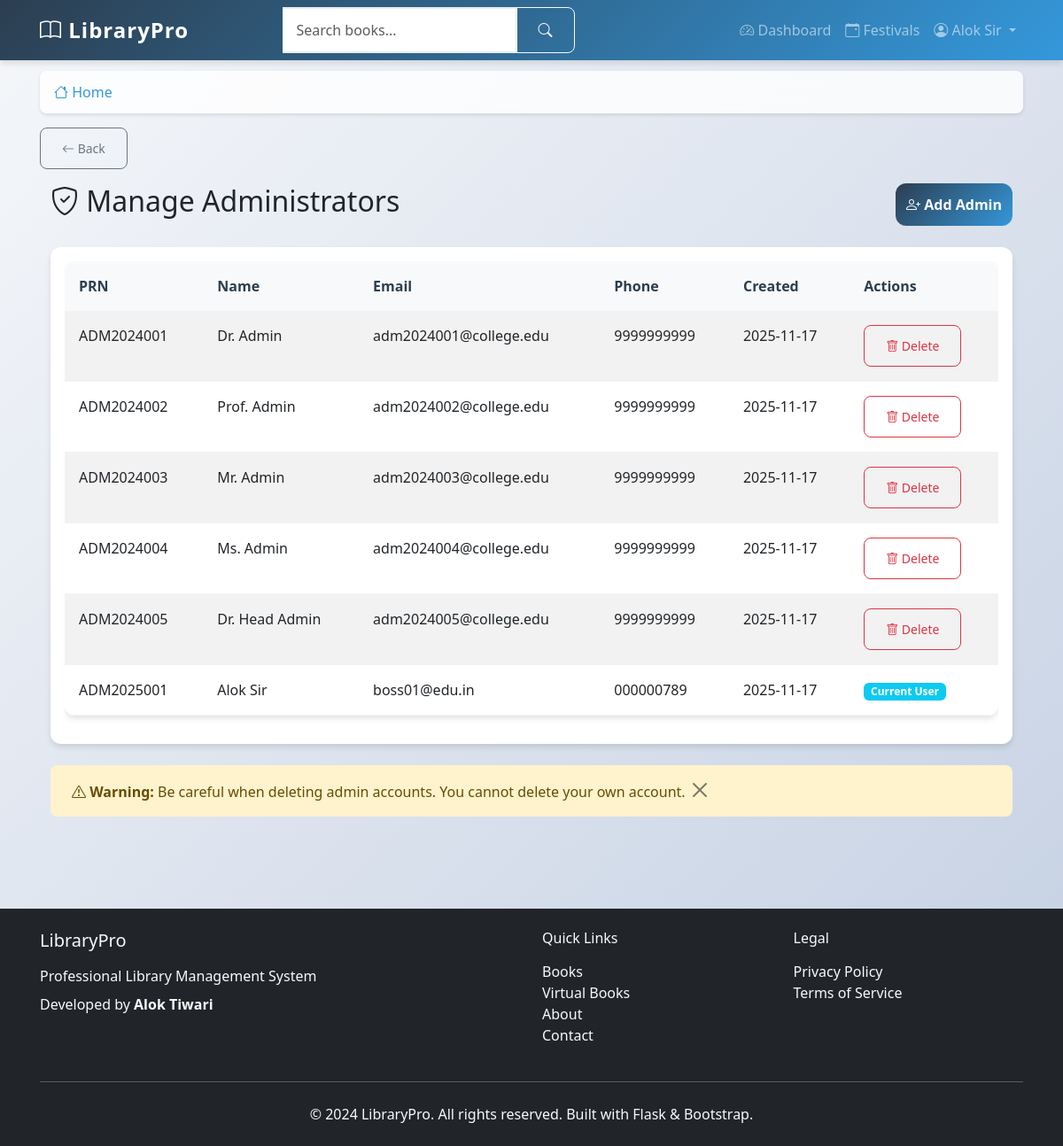
/manage-admins (signed in), run on the app's committed database.
### app/models.py (models this page shows, shortened)
class User(UserMixin, db.Model):
    id = db.Column(db.Integer, primary_key=True)
    prn_number = db.Column(db.String(20), unique=True, nullable=False)
    username = db.Column(db.String(80), unique=True, nullable=False)
    email = db.Column(db.String(120), unique=True, nullable=False)
    name = db.Column(db.String(100), nullable=False)
    mother_name = db.Column(db.String(100), nullable=False)
    dob = db.Column(db.String(10), nullable=False)  # Format: DDMMYYYY
    phone = db.Column(db.String(15), nullable=True)
    address = db.Column(db.Text, nullable=True)
    password_hash = db.Column(db.String(255), nullable=False)
    role = db.Column(db.String(20), nullable=False, default='student')
    year = db.Column(db.String(10), nullable=True)  # 1st, 2nd, 3rd, 4th, 5th
    course = db.Column(db.String(50), nullable=True)  # BSC IT, BSC CS, etc.
    total_books_borrowed = db.Column(db.Integer, default=0)
    total_extension_requests = db.Column(db.Integer, default=0)
    library_hours_this_month = db.Column(db.Float, default=0.0)
    library_hours_this_year = db.Column(db.Float, default=0.0)
    created_at = db.Column(db.DateTime, default=datetime.utcnow)
    updated_at = db.Column(db.DateTime, default=datetime.utcnow, onupdate=datetime.utcnow)
    loans = db.relationship('Loan', backref='borrower', lazy='dynamic')
    library_sessions = db.relationship('LibrarySession', backref='user', lazy='dynamic')

### app/main/routes.py (the view)
@bp.route('/manage-admins')
@login_required
def manage_admins():
    if current_user.role != 'admin':
        flash('Access denied.', 'danger')
        return redirect(url_for('main.dashboard'))
    admins = User.query.filter_by(role='admin').all()
    return render_template('main/manage_admins.html', title='Manage Admins', admins=admins)

### app/__init__.py (called while the page is built)
def create_app():
    app = Flask(__name__)
    app.config.from_object(Config)
    db.init_app(app)
    migrate.init_app(app, db)
    login.init_app(app)
    login.login_view = 'auth.student_login'
    login.login_message = 'Please log in to access this page.'
    login.login_message_category = 'info'
    from app.auth import bp as auth_bp
    app.register_blueprint(auth_bp, url_prefix='/auth')
    from app.main import bp as main_bp
    app.register_blueprint(main_bp)
    from app.models import User
    @login.user_loader
    def load_user(user_id):
        return User.query.get(int(user_id))
    return app

### app/templates/main/manage_admins.html (shortened to what this page needs)
{% extends "base.html" %}
{% block content %}
<div class="container-fluid">
    <div class="row">
        <div class="col-12">
            <div class="d-flex justify-content-between align-items-center mb-4">
                <h2><i class="bi bi-shield-check"></i> Manage Administrators</h2>
                <a href="{{ url_for('main.add_admin') }}" class="btn btn-primary">
                    <i class="bi bi-person-plus"></i> Add Admin
                </a>
            </div>
            <div class="card">
                <div class="card-body">
                    <div class="table-responsive">
                        <table class="table table-striped">
                            <thead>
                                <tr>
                                    <th>PRN</th>
                                    <th>Name</th>
                                    <th>Email</th>
                                    <th>Phone</th>
                                    <th>Created</th>
                                    <th>Actions</th>
                                </tr>
                            </thead>
                            <tbody>
                                {% for admin in admins %}
                                <tr>
                                    <td>{{ admin.prn_number }}</td>
                                    <td>{{ admin.name }}</td>
                                    <td>{{ admin.email }}</td>
                                    <td>{{ admin.phone or 'N/A' }}</td>
                                    <td>{{ admin.created_at.strftime('%Y-%m-%d') if admin.created_at else 'N/A' }}</td>
                                    <td>
                                        {% if admin.id != current_user.id %}
                                        <button class="btn btn-sm btn-outline-danger"
                                                onclick="confirmDelete({{ admin.id }}, '{{ admin.name }}')">
                                            <i class="bi bi-trash"></i> Delete
                                        </button>
                                        {% else %}
                                        <span class="badge bg-info">Current User</span>
                                        {% endif %}
                                    </td>
                                </tr>
                                {% endfor %}
                            </tbody>
                        </table>
                    </div>
                </div>
            </div>
            <div class="alert alert-warning mt-4">
                <i class="bi bi-exclamation-triangle"></i>
                <strong>Warning:</strong> Be careful when deleting admin accounts. You cannot delete your own account.
            </div>
        </div>
    </div>
</div>
{% endblock %}

### app/templates/base.html (shortened to what this page needs)
<!DOCTYPE html>
<html lang="en">
<head>
    <link href="https://cdn.jsdelivr.net/npm/bootstrap@5.3.0/dist/css/bootstrap.min.css" rel="stylesheet">
    <link rel="stylesheet" href="https://cdn.jsdelivr.net/npm/bootstrap-icons@1.10.0/font/bootstrap-icons.css">
    <link rel="stylesheet" href="{{ url_for('static', filename='css/style.css') }}">
    <link rel="stylesheet" href="{{ url_for('static', filename='css/modern.css') }}">
</head>
<body>
    <nav class="navbar navbar-expand-lg navbar-dark bg-primary fixed-top">
        <div class="container">
            <a class="navbar-brand fw-bold" href="{{ url_for('main.index') }}">
                <i class="bi bi-book"></i> LibraryPro
            </a>
            <div class="collapse navbar-collapse" id="navbarNav">
                {% if current_user.is_authenticated %}
                <form class="d-flex mx-auto" method="GET" action="{{ url_for('main.search') }}">
                    <div class="input-group">
                        <input class="form-control" type="search" name="q" placeholder="Search books..."
                               value="{{ request.args.get('q', '') }}">
                        <button class="btn btn-outline-light" type="submit">
                            <i class="bi bi-search"></i>
                        </button>
                    </div>
                </form>
                <ul class="navbar-nav ms-auto">
                    <li class="nav-item">
                        <a class="nav-link" href="{{ url_for('main.dashboard') }}">
                            <i class="bi bi-speedometer2"></i> Dashboard
                        </a>
                    </li>
                    <li class="nav-item">
                        <a class="nav-link" href="{{ url_for('main.festivals') }}">
                            <i class="bi bi-calendar-event"></i> Festivals
                        </a>
                    </li>
                    <li class="nav-item dropdown">
                        <a class="nav-link dropdown-toggle" href="#" role="button" data-bs-toggle="dropdown">
                            <i class="bi bi-person-circle"></i> {{ current_user.name }}
                        </a>
                    </li>
                </ul>
                {% endif %}
            </div>
        </div>
    </nav>
    <main class="main-content">
        <div class="container">
            {% if current_user.is_authenticated %}
            <nav aria-label="breadcrumb" class="mb-3">
                <ol class="breadcrumb">
                    <li class="breadcrumb-item">
                        <a href="{{ url_for('main.index') }}"><i class="bi bi-house"></i> Home</a>
                    </li>
                </ol>
            </nav>
            {% endif %}
            {% if current_user.is_authenticated and request.endpoint not in ['main.index', 'main.dashboard', 'main.student_dashboard', 'main.admin_dashboard'] %}
            <div class="mb-3">
                <button onclick="goBack()" class="btn btn-outline-secondary btn-sm">
                    <i class="bi bi-arrow-left"></i> Back
                </button>
            </div>
            {% endif %}
            {% block content %}{% endblock %}
        </div>
    </main>
    <footer class="bg-dark text-light py-4 mt-5">
        <div class="container">
            <div class="row">
                <div class="col-md-6">
                    <h5 class="mb-3">LibraryPro</h5>
                    <p class="mb-2">Professional Library Management System</p>
                    <p class="mb-0">Developed by <strong>Alok Tiwari</strong></p>
                </div>
                <div class="col-md-3">
                    <h6 class="mb-3">Quick Links</h6>
                    <ul class="list-unstyled">
                        <li><a href="{{ url_for('main.books_categories') }}" class="text-light text-decoration-none">Books</a></li>
                    <li><a href="{{ url_for('main.virtual_books') }}" class="text-light text-decoration-none">Virtual Books</a></li>
                        <li><a href="{{ url_for('main.about') }}" class="text-light text-decoration-none">About</a></li>
                        <li><a href="{{ url_for('main.contact') }}" class="text-light text-decoration-none">Contact</a></li>
                    </ul>
                </div>
                <div class="col-md-3">
                    <h6 class="mb-3">Legal</h6>
                    <ul class="list-unstyled">
                        <li><a href="{{ url_for('main.privacy') }}" class="text-light text-decoration-none">Privacy Policy</a></li>
                        <li><a href="{{ url_for('main.terms') }}" class="text-light text-decoration-none">Terms of Service</a></li>
                    </ul>
                </div>
            </div>
            <hr class="my-4">
            <div class="text-center">
                <p class="mb-0">&copy; 2024 LibraryPro. All rights reserved. Built with Flask & Bootstrap.</p>
            </div>
        </div>
    </footer>
</body>
</html>

### app/static/css/style.css (style rules this page uses)
:root { --primary-color: #2c3e50; --secondary-color: #3498db; --accent-color: #e74c3c; --success-color: #27ae60; --warning-color: #f39c12; --light-bg: #f8f9fa; --card-shadow: 0 4px 6px rgba(0, 0, 0, 0.1); --hover-shadow: 0 8px 15px rgba(0, 0, 0, 0.2); --border-radius: 12px; }
body { font-family: 'Segoe UI', Tahoma, Geneva, Verdana, sans-serif; background: linear-gradient(135deg, #f5f7fa 0%, #c3cfe2 100%); min-height: 100vh; padding: 0; margin: 0; }
.main-content { padding-top: 80px; padding-bottom: 2rem; min-height: calc(100vh - 200px); }
.container { padding-left: 15px; padding-right: 15px; }
.navbar-brand { font-size: 1.5rem; letter-spacing: 1px; }
.navbar { box-shadow: var(--card-shadow); background: linear-gradient(135deg, var(--primary-color) 0%, var(--secondary-color) 100%) !important; }
.card { border: none; border-radius: var(--border-radius); box-shadow: var(--card-shadow); transition: all 0.3s ease; background: white; }
.form-control { border-radius: 8px; border: 2px solid #e9ecef; padding: 0.75rem 1rem; transition: all 0.3s ease; }
.btn { border-radius: 8px; padding: 0.75rem 1.5rem; font-weight: 500; transition: all 0.3s ease; }
.btn-primary { background: linear-gradient(135deg, var(--primary-color) 0%, var(--secondary-color) 100%); border: none; }
.table { background: white; border-radius: var(--border-radius); overflow: hidden; box-shadow: var(--card-shadow); }
.table thead th { background: var(--light-bg); border: none; font-weight: 600; color: var(--primary-color); padding: 1rem; }
.table tbody td { padding: 1rem; border-color: #f1f3f4; }
.alert { border: none; border-radius: 8px; padding: 1rem 1.5rem; margin-bottom: 1.5rem; }
.breadcrumb { background: rgba(255, 255, 255, 0.8); border-radius: 8px; padding: 0.75rem 1rem; margin-bottom: 1rem; box-shadow: 0 2px 4px rgba(0, 0, 0, 0.1); backdrop-filter: blur(10px); }
.breadcrumb-item a { color: var(--secondary-color); text-decoration: none; transition: color 0.3s ease; }
.btn-outline-secondary { border-color: #6c757d; color: #6c757d; transition: all 0.3s ease; }
.form-control { border-left: none; border-radius: 0 8px 8px 0; }
.btn-primary { background: linear-gradient(135deg, var(--primary-color) 0%, var(--secondary-color) 100%); border: none; border-radius: 12px; padding: 0.75rem; font-weight: 600; transition: all 0.3s ease; }

### app/static/css/modern.css (style rules this page uses)
:root { --primary: #6366f1; --secondary: #8b5cf6; --success: #10b981; --danger: #ef4444; --warning: #f59e0b; --info: #3b82f6; --dark: #1f2937; --light: #f9fafb; }

### data on the page
User: name "Alok Sir", prn_number "ADM2025001", email "boss01@edu.in", phone "000000789", created_at "2025-11-17", shows "Current User"
User: prn_number "ADM2024001", name "Dr. Admin", email "adm2024001@college.edu", phone "9999999999", created_at "2025-11-17"
User: prn_number "ADM2024002", name "Prof. Admin", email "adm2024002@college.edu", phone "9999999999", created_at "2025-11-17"
User: prn_number "ADM2024003", name "Mr. Admin", email "adm2024003@college.edu", phone "9999999999", created_at "2025-11-17"
User: prn_number "ADM2024004", name "Ms. Admin", email "adm2024004@college.edu", phone "9999999999", created_at "2025-11-17"
User: prn_number "ADM2024005", name "Dr. Head Admin", email "adm2024005@college.edu", phone "9999999999", created_at "2025-11-17"
